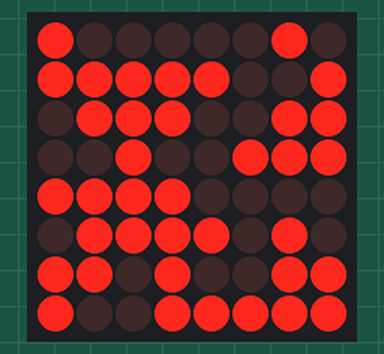
The sketch below on a simulated Arduino Uno, built with avr-gcc and run on an emulated ATmega328P. On the bench: 8×8 LED matrix. Random numbers use the default seed unless the sketch sets one.

Above: at 0.1 s.
At 0.6 s:
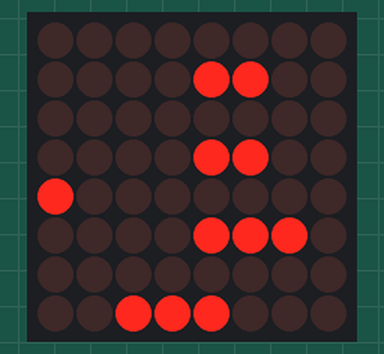
At 1.1 s:
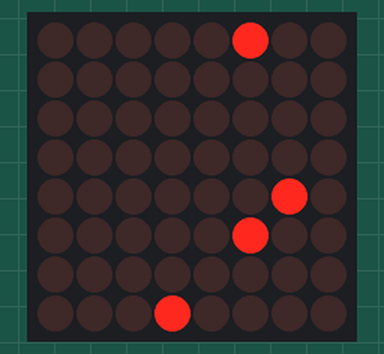

The sketch:

game_of_life.ino
```cpp
#include <LedControl.h>

// Pin configuration for MAX7219
const int DIN_PIN = 12;   // Data In
const int CS_PIN = 10;    // Chip Select
const int CLK_PIN = 11;   // Clock

LedControl lc = LedControl(DIN_PIN, CLK_PIN, CS_PIN, 1);

const int rows = 8;
const int cols = 8;
byte grid[rows][cols];
byte nextGrid[rows][cols];

void setup() {
  lc.shutdown(0, false);       // Wake up the MAX7219
  lc.setIntensity(0, 8);       // Set brightness level (0 is min, 15 is max)
  lc.clearDisplay(0);          // Clear display register

  randomSeed(analogRead(0));   // Seed the random function

  // Initialize grid with random states
  for (int i = 0; i < rows; i++) {
    for (int j = 0; j < cols; j++) {
      grid[i][j] = random(2);  // Randomly set cells to 0 or 1
    }
  }
}

void loop() {
  displayGrid();
  computeNextGeneration();
  delay(500);  // Delay between generations
}

void displayGrid() {
  for (int i = 0; i < rows; i++) {
    byte rowValue = 0;
    for (int j = 0; j < cols; j++) {
      if (grid[i][j] == 1) {
        rowValue |= (1 << j);
      }
    }
    lc.setRow(0, i, rowValue);
  }
}

void computeNextGeneration() {
  for (int i = 0; i < rows; i++) {
    for (int j = 0; j < cols; j++) {
      int liveNeighbors = countLiveNeighbors(i, j);

      if (grid[i][j] == 1) {  // Cell is alive
        if (liveNeighbors < 2 || liveNeighbors > 3) {
          nextGrid[i][j] = 0; // Cell dies
        } else {
          nextGrid[i][j] = 1; // Cell lives
        }
      } else {  // Cell is dead
        if (liveNeighbors == 3) {
          nextGrid[i][j] = 1; // Cell becomes alive
        } else {
          nextGrid[i][j] = 0; // Cell stays dead
        }
      }
    }
  }

  // Copy nextGrid to grid
  for (int i = 0; i < rows; i++) {
    for (int j = 0; j < cols; j++) {
      grid[i][j] = nextGrid[i][j];
    }
  }
}

int countLiveNeighbors(int x, int y) {
  int liveCount = 0;
  for (int i = -1; i <= 1; i++) {
    for (int j = -1; j <= 1; j++) {
      if (i == 0 && j == 0) continue;  // Skip the cell itself
      int newX = (x + i + rows) % rows;  // Wrap around for edge cells
      int newY = (y + j + cols) % cols;  // Wrap around for edge cells
      liveCount += grid[newX][newY];
    }
  }
  return liveCount;
}
```

Measured:
- what the display in image 1 shows lasts 0.5 s, from 0.5 s to 1.0 s
